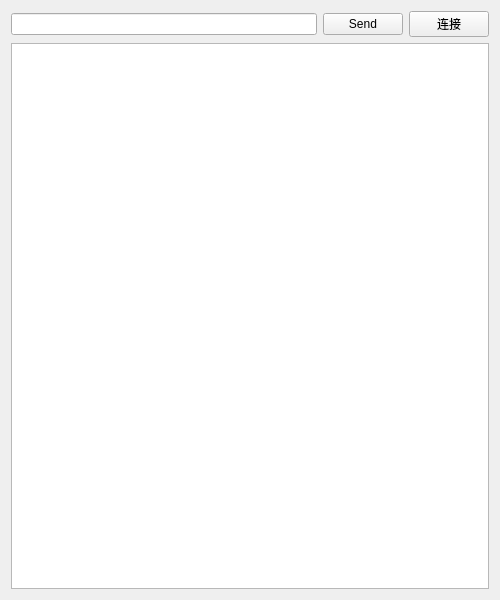
<?xml version="1.0" encoding="UTF-8"?>
<ui version="4.0">
 <class>ClientWidget</class>
 <widget class="QWidget" name="ClientWidget">
  <property name="geometry">
   <rect>
    <x>0</x>
    <y>0</y>
    <width>500</width>
    <height>600</height>
   </rect>
  </property>
  <property name="minimumSize">
   <size>
    <width>500</width>
    <height>600</height>
   </size>
  </property>
  <property name="windowTitle">
   <string>Form</string>
  </property>
  <layout class="QGridLayout" name="gridLayout">
   <item row="0" column="0">
    <layout class="QHBoxLayout" name="horizontalLayout">
     <item>
      <widget class="QLineEdit" name="msgEdit"/>
     </item>
     <item>
      <widget class="QPushButton" name="sendButton">
       <property name="text">
        <string>Send</string>
       </property>
      </widget>
     </item>
     <item>
      <widget class="QPushButton" name="linkButton">
       <property name="text">
        <string>连接</string>
       </property>
      </widget>
     </item>
    </layout>
   </item>
   <item row="1" column="0">
    <widget class="QPlainTextEdit" name="msgText"/>
   </item>
  </layout>
 </widget>
 <resources/>
 <connections/>
</ui>
